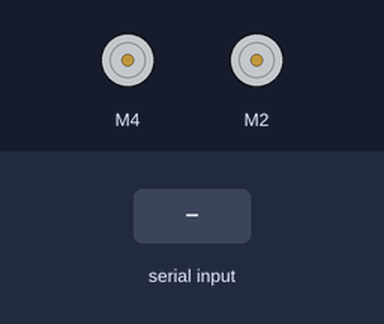
Simulated run of this sketch. Board: Arduino Uno, built with avr-gcc and run on an emulated ATmega328P. Shown: 2 × DC motor (green arrow = forward, orange = backward, longer = faster). The inputs (shaded band) are chosen by the test bench. What the sketch prints to the serial monitor is not drawn.

Above: at 1.2 s.
1.3 s: "F" received over the second serial link
At 2.3 s:
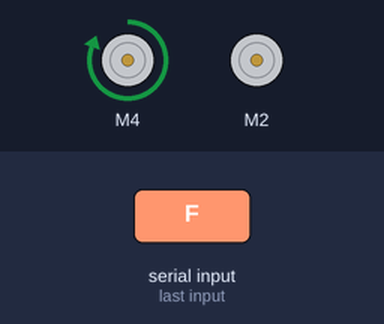
2.8 s: "B" received over the second serial link
At 3.5 s:
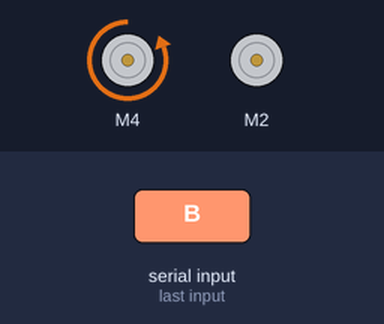
4.3 s: "L" received over the second serial link
At 4.6 s:
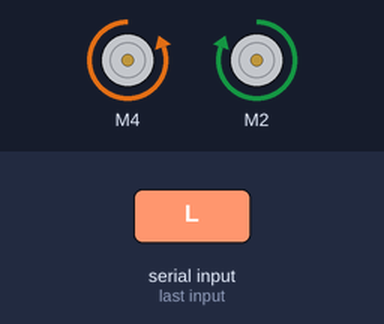
5.8 s: "R" received over the second serial link
At 7.0 s:
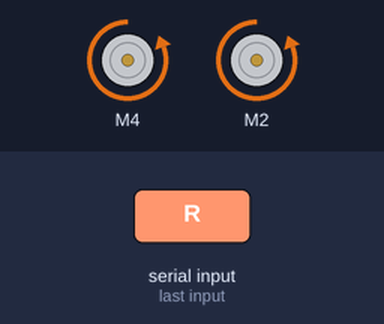
7.3 s: "F" received over the second serial link
At 8.1 s:
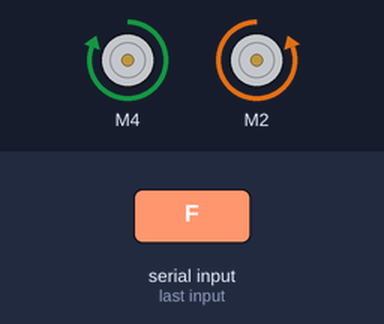
8.8 s: "L" received over the second serial link
At 9.2 s:
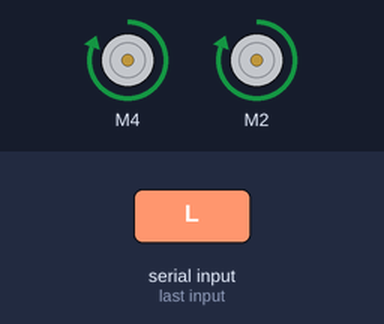
Timing chart, 0 to 11.3 s (numbered marks = the images above; inputs shaded):
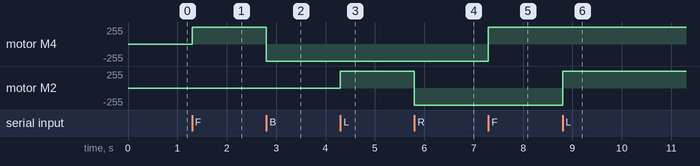

Measured:
- after the input at 1.3 s, motor M4: stopped → forward 255/255 at once
- after the input at 2.8 s, motor M4: forward 255/255 → backward 255/255 at once
- after the input at 4.3 s, motor M2: stopped → forward 255/255 at once
- after the input at 5.8 s, motor M2: forward 255/255 → backward 255/255 at once
- after the input at 7.3 s, motor M4: backward 255/255 → forward 255/255 at once
- after the input at 8.8 s, motor M2: backward 255/255 → forward 255/255 at once

The sketch:

bt_engine.ino
```cpp
#include <SoftwareSerial.h>
#include <AFMotor.h>

SoftwareSerial mySerial(14, 15);

AF_DCMotor motor(4, MOTOR12_64KHZ); // create motor #2, 64KHz pwm
AF_DCMotor motor2(2, MOTOR12_64KHZ); // create motor #2, 64KHz pwm

void setup() {
  Serial.begin(9600);           // set up Serial library at 9600 bps
  mySerial.begin(9600);
  motor.setSpeed(255);
  motor2.setSpeed(255);

}

char value ;

void loop() {


      // Run the seven demo routines
      while (!mySerial.available());

      value =  mySerial.read();
      Serial.print(value);


      if (value == 'F') {
       motor.run(FORWARD);

      }

      if (value == 'B') {
      motor.run(BACKWARD);

      }

      if (value == 'S') {
      motor.run(RELEASE);
       motor2.run(RELEASE);

    }

      if (value == 'L') {
       motor2.run(FORWARD);

      }

      if (value == 'R') {
      motor2.run(BACKWARD);

      }

}
```
